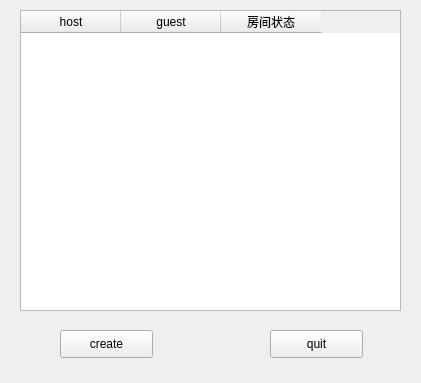
<?xml version="1.0" encoding="UTF-8"?>
<ui version="4.0">
 <class>ServerStatus</class>
 <widget class="QWidget" name="ServerStatus">
  <property name="geometry">
   <rect>
    <x>0</x>
    <y>0</y>
    <width>421</width>
    <height>383</height>
   </rect>
  </property>
  <property name="windowTitle">
   <string>大厅列表</string>
  </property>
  <widget class="QTableWidget" name="clientStatus_client_TBW">
   <property name="geometry">
    <rect>
     <x>20</x>
     <y>10</y>
     <width>381</width>
     <height>301</height>
    </rect>
   </property>
   <column>
    <property name="text">
     <string>host</string>
    </property>
   </column>
   <column>
    <property name="text">
     <string>guest</string>
    </property>
   </column>
   <column>
    <property name="text">
     <string>房间状态</string>
    </property>
   </column>
  </widget>
  <widget class="QPushButton" name="create_client_BTN">
   <property name="geometry">
    <rect>
     <x>60</x>
     <y>330</y>
     <width>93</width>
     <height>28</height>
    </rect>
   </property>
   <property name="text">
    <string>create</string>
   </property>
  </widget>
  <widget class="QPushButton" name="quit_client_BTN">
   <property name="geometry">
    <rect>
     <x>270</x>
     <y>330</y>
     <width>93</width>
     <height>28</height>
    </rect>
   </property>
   <property name="text">
    <string>quit</string>
   </property>
  </widget>
 </widget>
 <layoutdefault spacing="6" margin="11"/>
 <resources/>
 <connections/>
</ui>
